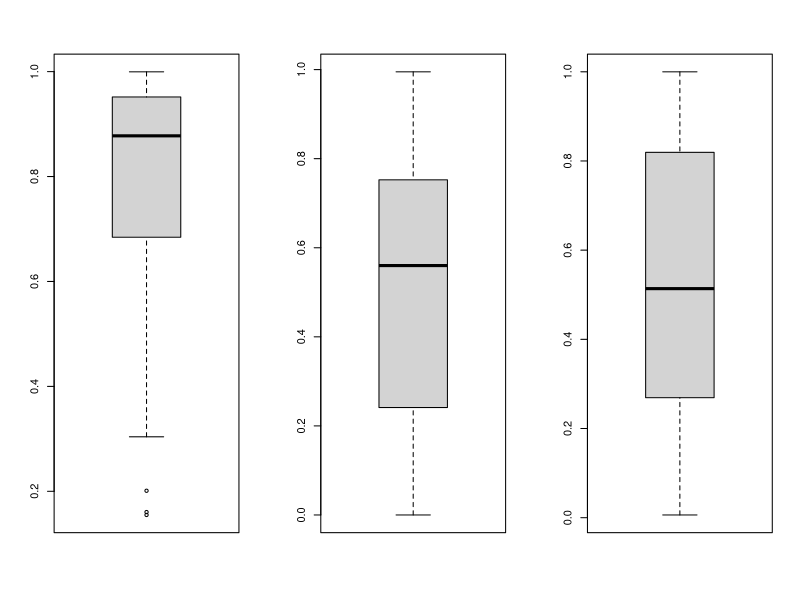

Recreate this plot in R.
## [1] ##

norm.pval = function(x, B = 400) {
  n = length(x)
  mu.hat = mean(x); sig.hat = sd(x)
  Fofx = pnorm(sort(x), mean = mu.hat, sd = sig.hat)
  d = max(1:n/n - Fofx, Fofx - 0:(n-1)/n)
  Dstar = numeric(B)
  for (i in 1:B) {
    x.star = rnorm(n, mean = mu.hat, sd = sig.hat)
    mu.star = mean(x.star); sig.star = sd(x.star)
    Fofxstar = pnorm(sort(x.star), mean = mu.star, sd = sig.star)
    Dstar[i] = max(1:n/n - Fofxstar, Fofxstar - 0:(n-1)/n)
  }
  return(mean(Dstar > d))
}

mu = 2; sig = 1; n = 20; n.sim = 100

phat = phat.ks = phat.shapiro = numeric(n.sim)

for (i in 1:n.sim) {
  x = rnorm(n, mean = mu, sd = sig)
  phat[i] = ks.test(x, "pnorm", mean = mean(x), sd = sd(x))$p.value # (1) 잘못 가정했을 때의 p값
  phat.ks[i] = norm.pval(x)
  phat.shapiro[i] = shapiro.test(x)$p.value
}

c(ks.test(phat, "punif")$p.value, 
  ks.test(phat.ks, "punif")$p.value, 
  ks.test(phat.shapiro, "punif")$p.value)

oldpar = par(mfrow=c(1,3))
boxplot(phat); boxplot(phat.ks); boxplot(phat.shapiro)

## [2-1] ##
N = 20000
X = matrix(0, nrow=N, ncol=3)
X[1, ] = rexp(3)
c = 9
for (t in 1:(N - 1)) {
  X[t + 1, 1] = rexp(1) + max(c - sum(X[t, 2:3]), 0)
  X[t + 1, 2] = rexp(1) + max(c - sum(X[t + 1, 1], X[t, 3]), 0)
  X[t + 1, 3] = rexp(1) + max(c - sum(X[t + 1, 1:2]), 0)
}
minx = apply(X[seq(101, N, 10), ], 1, min)
c(mean(minx), sd(minx)/sqrt((N - 100)/10))

## [3-1] : Markov Chain ## -> 이길 확률과 질 확률이 같음. 순서에 따라 내기 확률이 다르다면 어떻게 코드 짜야할까 ? 변형 해보기 

problem3 = function(N, M, T) {
 x = rep(M, N) # Money N개 생성
 sel = 1:N # 내기에 참여하는 사람의 index
 for (i in 1:T) {
   ij = sample(sel, 2) # 내기에 참여하는 두명 랜덤추출
   i = ij[1]; j = ij[2] 
   if (x[i]*x[j] > 0) {x[i] = x[i] + 1; x[j] = x[j] - 1} else { # x[i]*x[j] > 0 : 두 사람 모두 재산이 0이 아님 -> 내기 진행 가능 
     if (x[i] == 0) sel = sel[-match(i, sel)] # i번째 사람이 금액이 0원이 된다면 제거
     if (x[j] == 0) sel = sel[-match(j, sel)] # j번째 사람이 금액이 0원이 된다면 제거
   }
   if (length(sel) <= 1) break # 재산이 0이 아닌 사람이 한명만 남았다면 프로그램 종료
 }
 return(x)
}

## [3-2] ## 
problem3(N = 20, M = 10, T = 1000)
problem3(N = 20, M = 10, T = 10000)

## [3-3] ## 
# N과 M이 고정되고 T가 커지면 N명의 재산 분포는 한사람에게 쏠릴 것이다.(Markov chain의 absorbing state 참조)
problem3(N = 20, M = 10, T = 100000) # 모의실험 결과로 확인 가능
